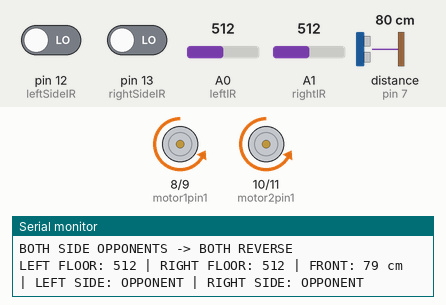
This sketch was run on a simulated Arduino Uno, built with avr-gcc and run on an emulated ATmega328P. Parts: motor-driver pin pairs drawn as motors (green arrow = first pin HIGH = forward, orange = second pin HIGH = backward, longer = more drive, scaled by the enable pin), the last lines printed to the serial monitor. Wiring (inferred from the names in the program): ultrasonic range finder: trigger pin 6; echo pin 7. The test bench sets the inputs (shaded band); at power-on: A0 (leftIR) = 512, A1 (rightIR) = 512, distance to the obstacle (sensor on pin 7) 80 cm, pin 12 (leftSideIR) LOW, pin 13 (rightSideIR) LOW. The echo pulse lasts 58.3 µs per cm.

Above: at 1.2 s.
1.3 s: A0 (leftIR) set to 483
At 2.1 s:
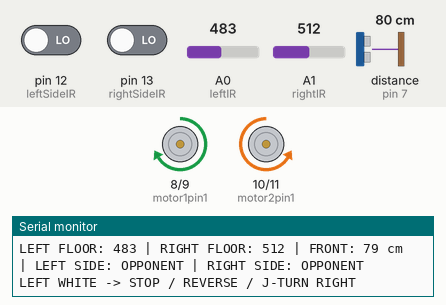
At 3.32 s:
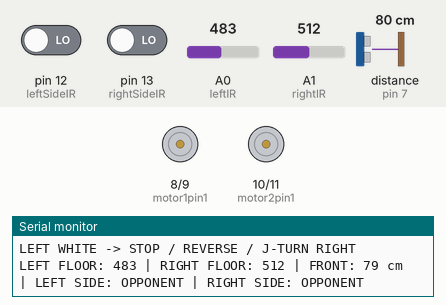
4.3 s: A1 (rightIR) set to 484
7.3 s: A0 (leftIR) set to 510
At 8.48 s:
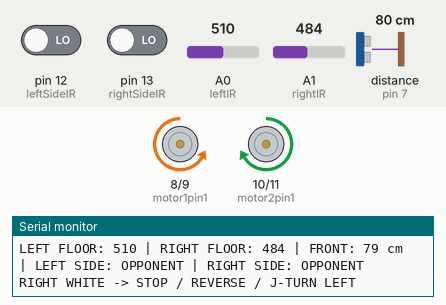
10.3 s: distance to the obstacle (sensor on pin 7) set to 2 cm
13.3 s: A1 (rightIR) set to 510
At 14.6 s:
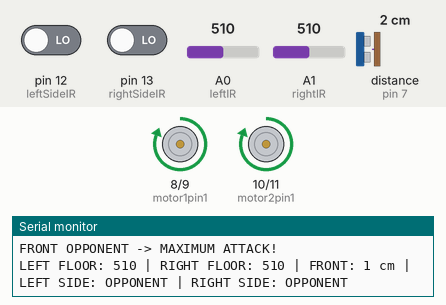
15.7 s: pin 12 (leftSideIR) driven HIGH
Timing chart, 0 to 18.4 s (numbered marks = the images above; inputs shaded):
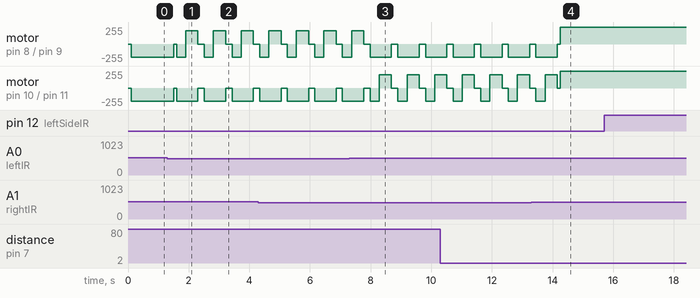

Measured:
- the behaviour switches between 501 and 500 on A0 (leftIR) (found by bisection; images 0 and 1)

The sketch:

NAZTY123.ino
```cpp
/*

TEAM DREAM SUMOBOT
ROBOT NAME:

MEMBERS:
Ann Arcalas
Nataniel Mapa
Nazren Sorio

Wires Connection Color code

MOTOR PINS
EN1 white
EN2 green
EN3 blue
EN4 violet

ENA orange
ENB brown

FLOOR SENSOR
leftIR yellow
rightIR yellow

SIDES SENSOR
left
right

BACK SENSOR
==============================
*/
// MOTOR DIRECTION PINS

int motor1pin1 = 8;     // LEFT MOTOR
int motor1pin2 = 9;

int motor2pin1 = 10;    // RIGHT MOTOR
int motor2pin2 = 11;

// MOTOR SPEED PINS

int ENA = 5;            // LEFT MOTOR PWM
int ENB = 3;            // RIGHT MOTOR PWM

// ADJUSTABLE SPEED SETTINGS: 0-255

int motorSpeed = 200;   // Normal movement and side reaction
int attackSpeed = 255;  // Maximum attack PWM

// FLOOR SENSOR PINS
// BLACK = SAFE
// WHITE = EDGE

int leftIR = A0;
int rightIR = A1;

int threshold = 500;

// FRONT ULTRASONIC SENSOR

int trigPin = 6;
int echoPin = 7;

int attackDistance = 25;   // Opponent detection in cm

// SIDE OPPONENT IR SENSORS

int leftSideIR = 12;
int rightSideIR = 13;

// Most digital obstacle IR modules:
// LOW = opponent detected
// HIGH = no opponent
int sideOpponentDetected = LOW;

// EDGE ESCAPE SETTINGS (milliseconds)

int stopTime = 100;
int reverseTime = 300;
int turnTime = 400;

void setup() {

  Serial.begin(9600);

  // Motor direction pins
  pinMode(motor1pin1, OUTPUT);
  pinMode(motor1pin2, OUTPUT);

  pinMode(motor2pin1, OUTPUT);
  pinMode(motor2pin2, OUTPUT);

  // Motor speed control
  pinMode(ENA, OUTPUT);
  pinMode(ENB, OUTPUT);

  // Ultrasonic sensor
  pinMode(trigPin, OUTPUT);
  pinMode(echoPin, INPUT);

  // Side IR sensors
  pinMode(leftSideIR, INPUT);
  pinMode(rightSideIR, INPUT);

  digitalWrite(trigPin, LOW);

  stopLeft();
  stopRight();

  Serial.print("Normal speed: ");
  Serial.println(motorSpeed);

  Serial.print("Attack speed: ");
  Serial.println(attackSpeed);
}

void loop() {
  // READ FLOOR SENSORS

  int leftSensor = analogRead(leftIR);
  int rightSensor = analogRead(rightIR);

  bool leftBlack = leftSensor > threshold;
  bool rightBlack = rightSensor > threshold;

  // READ SIDE OPPONENT SENSORS

  int leftSideReading = digitalRead(leftSideIR);
  int rightSideReading = digitalRead(rightSideIR);

  bool leftOpponent =
    (leftSideReading == sideOpponentDetected);

  bool rightOpponent =
    (rightSideReading == sideOpponentDetected);

  // READ FRONT ULTRASONIC SENSOR

  digitalWrite(trigPin, LOW);
  delayMicroseconds(2);

  digitalWrite(trigPin, HIGH);
  delayMicroseconds(10);

  digitalWrite(trigPin, LOW);

  long duration = pulseIn(echoPin, HIGH, 25000);

  int distance;

  if (duration == 0) {
    distance = 999;   // No echo received
  }
  else {
    distance = duration * 0.0343 / 2;
  }

  // SERIAL MONITOR

  Serial.print("LEFT FLOOR: ");
  Serial.print(leftSensor);

  Serial.print(" | RIGHT FLOOR: ");
  Serial.print(rightSensor);

  Serial.print(" | FRONT: ");
  Serial.print(distance);
  Serial.print(" cm");

  Serial.print(" | LEFT SIDE: ");
  Serial.print(leftOpponent ? "OPPONENT" : "CLEAR");

  Serial.print(" | RIGHT SIDE: ");
  Serial.println(rightOpponent ? "OPPONENT" : "CLEAR");

  // PRIORITY 1: FLOOR EDGE PROTECTION
  // WHITE = EDGE
  // LEFT FLOOR SENSOR DETECTS WHITE
  // STOP -> REVERSE -> J-TURN RIGHT

  if (!leftBlack && rightBlack) {

    Serial.println("LEFT WHITE -> STOP / REVERSE / J-TURN RIGHT");

    // STEP 1: STOP
    stopLeft();
    stopRight();
    delay(stopTime);

    // STEP 2: REVERSE BOTH MOTORS
    leftReverse();
    rightReverse();
    delay(reverseTime);

    // STEP 3: J-TURN RIGHT
    leftForward();
    rightReverse();
    delay(turnTime);

    stopLeft();
    stopRight();
  }

  // RIGHT FLOOR SENSOR DETECTS WHITE
  // STOP -> REVERSE -> J-TURN LEFT

  else if (leftBlack && !rightBlack) {

    Serial.println("RIGHT WHITE -> STOP / REVERSE / J-TURN LEFT");

    // STEP 1: STOP
    stopLeft();
    stopRight();
    delay(stopTime);

    // STEP 2: REVERSE BOTH MOTORS
    leftReverse();
    rightReverse();
    delay(reverseTime);

    // STEP 3: J-TURN LEFT
    leftReverse();
    rightForward();
    delay(turnTime);

    stopLeft();
    stopRight();
  }

  // BOTH FLOOR SENSORS DETECT WHITE
  // STOP -> REVERSE -> J-TURN RIGHT

  else if (!leftBlack && !rightBlack) {

    Serial.println("BOTH WHITE -> STOP / REVERSE / J-TURN");

    // STEP 1: STOP
    stopLeft();
    stopRight();
    delay(stopTime);

    // STEP 2: REVERSE BOTH MOTORS
    leftReverse();
    rightReverse();
    delay(reverseTime);

    // STEP 3: J-TURN RIGHT
    leftForward();
    rightReverse();
    delay(turnTime);

    stopLeft();
    stopRight();
  }

  // PRIORITY 2: OPPONENT DETECTION
  // ONLY WHEN BOTH FLOOR SENSORS SEE BLACK

  else if (leftBlack && rightBlack) {

    // FRONT OPPONENT: ATTACK

    if (distance <= attackDistance) {

      Serial.println("FRONT OPPONENT -> MAXIMUM ATTACK!");

      attackForward();
    }

    // BOTH SIDE SENSORS DETECT OPPONENT

    else if (leftOpponent && rightOpponent) {

      Serial.println("BOTH SIDE OPPONENTS -> BOTH REVERSE");

      leftReverse();
      rightReverse();
    }

    // LEFT SIDE OPPONENT
    // LEFT MOTOR REVERSE
    // RIGHT MOTOR FORWARD

    else if (leftOpponent) {

      Serial.println("LEFT OPPONENT -> LEFT REVERSE");

      leftReverse();
      rightForward();
    }

    // RIGHT SIDE OPPONENT
    // RIGHT MOTOR REVERSE
    // LEFT MOTOR FORWARD

    else if (rightOpponent) {

      Serial.println("RIGHT OPPONENT -> RIGHT REVERSE");

      leftForward();
      rightReverse();
    }


    // --------------------------------
    // NO OPPONENT: SEARCH
    // --------------------------------

    else {

      Serial.println("NO OPPONENT -> SEARCHING");

      stopLeft();
      rightForward();
    }
  }

  delay(30);
}

// LEFT MOTOR CONTROL

void leftForward() {

  digitalWrite(motor1pin1, HIGH);
  digitalWrite(motor1pin2, LOW);

  analogWrite(ENA, motorSpeed);
}


void leftReverse() {

  digitalWrite(motor1pin1, LOW);
  digitalWrite(motor1pin2, HIGH);

  analogWrite(ENA, motorSpeed);
}


void stopLeft() {

  digitalWrite(motor1pin1, LOW);
  digitalWrite(motor1pin2, LOW);

  analogWrite(ENA, 0);
}

// RIGHT MOTOR CONTROL

void rightForward() {

  digitalWrite(motor2pin1, HIGH);
  digitalWrite(motor2pin2, LOW);

  analogWrite(ENB, motorSpeed);
}


void rightReverse() {

  digitalWrite(motor2pin1, LOW);
  digitalWrite(motor2pin2, HIGH);

  analogWrite(ENB, motorSpeed);
}


void stopRight() {

  digitalWrite(motor2pin1, LOW);
  digitalWrite(motor2pin2, LOW);

  analogWrite(ENB, 0);
}

// FRONT ATTACK: BOTH MOTORS AT ATTACK SPEED

void attackForward() {

  // LEFT MOTOR FORWARD
  digitalWrite(motor1pin1, HIGH);
  digitalWrite(motor1pin2, LOW);

  // RIGHT MOTOR FORWARD
  digitalWrite(motor2pin1, HIGH);
  digitalWrite(motor2pin2, LOW);

  // APPLY ATTACK SPEED
  analogWrite(ENA, attackSpeed);
  analogWrite(ENB, attackSpeed);
}
```
